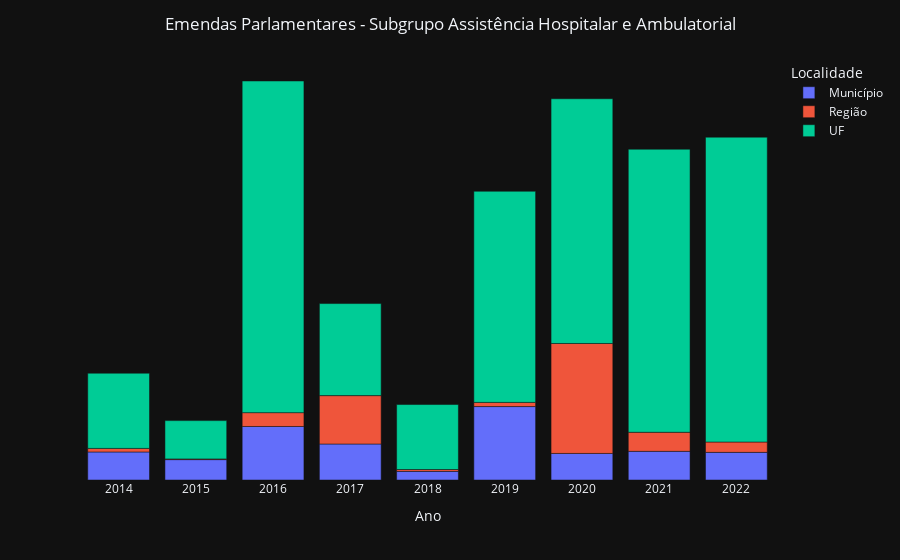

Here is the notebook cell this chart was saved with:
### Markdown cell above
### (2) Comparando localidades

### Code cell
#### agrupando dados por amostra para fazer gráfico

df_municipio = df[(df['amostra'] == 'MUNICIPIO')]
df_regiao = df[(df['amostra'] == 'REGIAO')]
df_uf = df[(df['amostra'] == 'UF')]


soma_ano_munic = df_municipio.groupby('ano')['valor_emendas'].sum()
soma_ano_regiao = df_regiao.groupby('ano')['valor_emendas'].sum()
soma_ano_uf = df_uf.groupby('ano')['valor_emendas'].sum()


data = {'Ano': soma_ano_munic.index,
        'Município': soma_ano_munic.values,
        'Região': soma_ano_regiao.values,
        'UF': soma_ano_uf.values}

df_soma = pd.DataFrame(data)

fig3 = px.bar(df_soma, x='Ano', y=['Município', 'Região', 'UF'], template='plotly_dark')
fig3.update_layout(legend_title_text = 'Localidade',
                title='Emendas Parlamentares - Subgrupo Assistência Hospitalar e Ambulatorial',
                title_x=0.5)
fig3.update_xaxes(title = 'Ano', showgrid=False)
fig3.update_yaxes(visible= False, showticklabels=False, showgrid=False)
fig3.update_traces(name='Nova Legenda', selector=dict(name='Série1'))

# Exiba o gráfico
fig3.show()

### Figure 1 — Plotly figure (JSON) as saved in the notebook; plotly's stock layout.template omitted (floating-point values rounded to 4 significant figures)
{"data": [{"alignmentgroup": "True", "hovertemplate": "variable=Município<br>Ano=%{x}<br>value=%{y}<extra></extra>", "legendgroup": "Município", "marker": {"color": "#636efa", "pattern": {"shape": ""}}, "name": "Município", "offsetgroup": "Município", "orientation": "v", "showlegend": true, "textposition": "auto", "type": "bar", "x": [2014, 2015, 2016, 2017, 2018, 2019, 2020, 2021, 2022], "xaxis": "x", "y": [302800000.0, 220300000.0, 578100000.0, 388636865, 93290000.0, 792900000.0, 287000000.0, 309718248, 298595625], "yaxis": "y"}, {"alignmentgroup": "True", "hovertemplate": "variable=Região<br>Ano=%{x}<br>value=%{y}<extra></extra>", "legendgroup": "Região", "marker": {"color": "#EF553B", "pattern": {"shape": ""}}, "name": "Região", "offsetgroup": "Região", "orientation": "v", "showlegend": true, "textposition": "auto", "type": "bar", "x": [2014, 2015, 2016, 2017, 2018, 2019, 2020, 2021, 2022], "xaxis": "x", "y": [38440000.0, 7831229, 149210251, 522700000.0, 20000000.0, 45150000.0, 1187000000.0, 205700000.0, 111427396], "yaxis": "y"}, {"alignmentgroup": "True", "hovertemplate": "variable=UF<br>Ano=%{x}<br>value=%{y}<extra></extra>", "legendgroup": "UF", "marker": {"color": "#00cc96", "pattern": {"shape": ""}}, "name": "UF", "offsetgroup": "UF", "orientation": "v", "showlegend": true, "textposition": "auto", "type": "bar", "x": [2014, 2015, 2016, 2017, 2018, 2019, 2020, 2021, 2022], "xaxis": "x", "y": [812000000.0, 413300000.0, 3582000000.0, 994000000.0, 701600000.0, 2280000000.0, 2643000000.0, 3057000000.0, 3292000000.0], "yaxis": "y"}], "layout": {"barmode": "relative", "legend": {"title": {"text": "Localidade"}, "tracegroupgap": 0}, "margin": {"t": 60}, "title": {"text": "Emendas Parlamentares - Subgrupo Assistência Hospitalar e Ambulatorial", "x": 0.5}, "xaxis": {"anchor": "y", "domain": [0, 1], "showgrid": false, "title": {"text": "Ano"}}, "yaxis": {"anchor": "x", "domain": [0, 1], "showgrid": false, "showticklabels": false, "title": {"text": "value"}, "visible": false}}}
